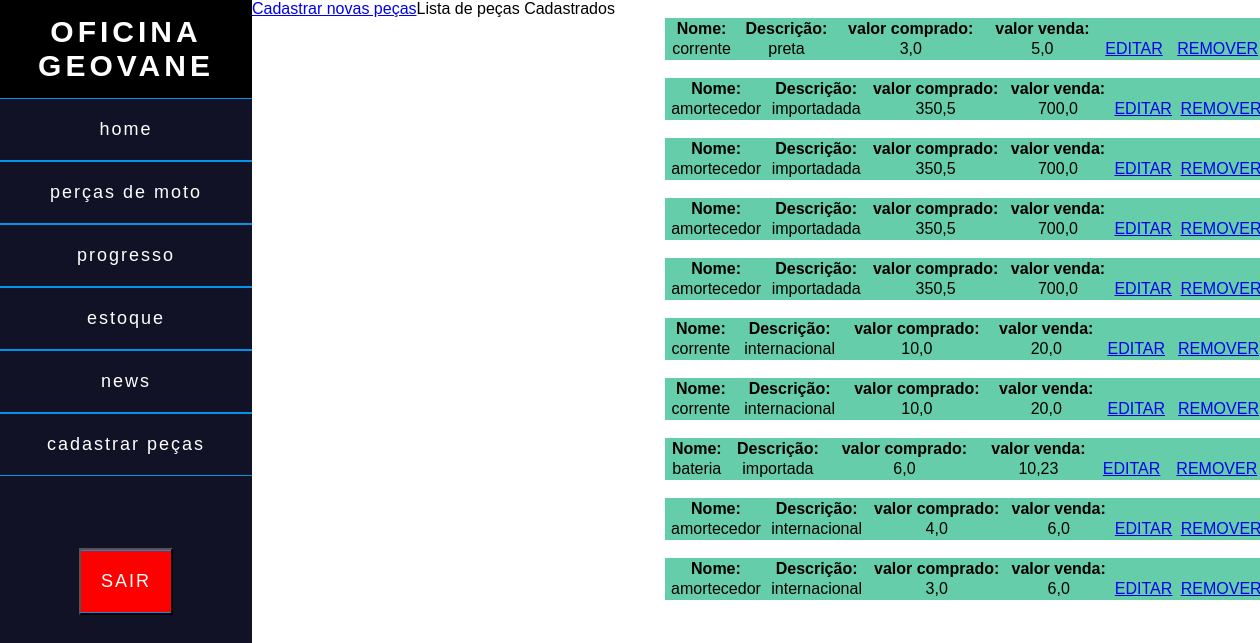
Before: /lista_percas/ with the older database file.
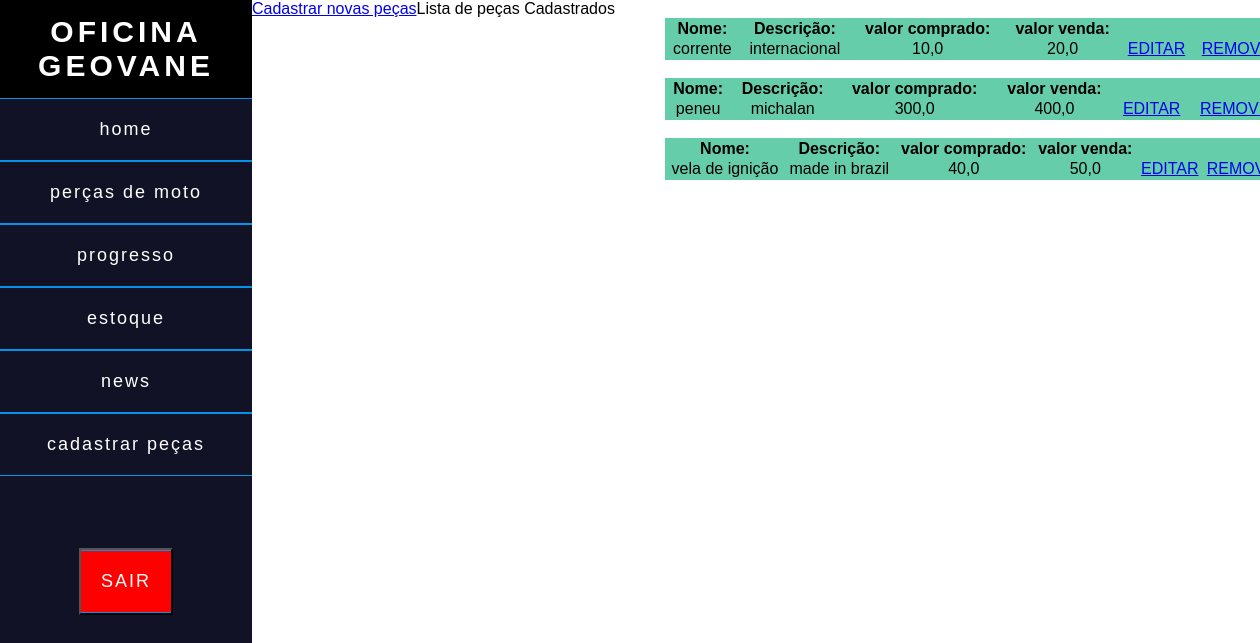
After: the same page with the newer database file.
### core/models.py (models this page shows)
class percas(models.Model):
    nome = models.CharField('nome', max_length=20)
    descricao= models.CharField('descrição', max_length=40)
    valor_compra = models.FloatField('valor_compra')
    valor_venda = models.FloatField('valor_venda')

### core/views.py (the view)
# urls.py: path('lista_percas/', lista_percas, name='lista_percas'),
def lista_percas(request):
    perca = percas.objects.all()
    contexto ={
        'todas_percas': perca
    }
    return render(request, 'lista_percas.html', contexto)

### template/lista_percas.html (shortened to what this page needs)
<!DOCTYPE html>
<html lang="en">
<head>
    <link rel="stylesheet" href="https://cdn.jsdelivr.net/npm/bootstrap-icons@1.9.1/font/bootstrap-icons.css">
</head>
<body>
    <div class="main">
        <div class="menu fixed">
            <h2 id="logo">OFICINA GEOVANE</h2>
            <a href="#">home</a>
            <a href="moto.html">perças de moto</a>
            <a href="{% url 'progresso' %}">progresso</a>
            <a href="{% url 'lista_percas' %}">estoque</a>
            <a href="#">news</a>
            <a href="{% url 'percas_cadastrar' %}">cadastrar peças</a><br><br><br><br>
            <button class="sair"><a href="#">SAIR</a> </button>
        </div>
     <div class="row mt-2">
        <div class="col-12">
        <a href="{% url 'percas_cadastrar'%}">Cadastrar novas peças</a><br><br><br>
       </div>
    </div>
    <p>Lista de peças Cadastrados</p>
    {% for percas in todas_percas %}
    <div class="row mt-5">
    <div class="card">
    <div class="card-body">
    <table class="tabela">
    <tr>
       <th>Nome:</th> <br>
       <th>Descrição:</th>
       <th>valor comprado:</th>
      <th>valor venda:</th>
    </tr>
    <tr>
        <td>{{percas.nome}}</td>
        <td>{{percas.descricao}}
        <td>{{percas.valor_compra}}</td>
        <td>{{percas.valor_venda}}</td>
        <td> <a href="{% url 'editar_percas' percas.id %}">EDITAR</a></td>
        <td><a href="{% url 'remover_percas' percas.id %}">REMOVER</a></td>
    </tr>
</table>
</div>
</div>
    {% empty %}
    <p>Nenhuma perças cadastrado</p>
    </div>
    </div>
    {% endfor %}
</body>
</html>

### template/lista_percas.html (style rules this page uses)
* { padding: 0px; margin: 0px; box-sizing: border-box; list-style: none; font-family: 'poppins', sans-serif; }
.main { width: 100%; height: 100vh; display: flex; text-align: center; }
.menu { width: 20%; background-color: #121227; }
#logo { color: #fff; font-size: 30px; letter-spacing: 4px; padding: 15px; background-color: black; }
.menu a { text-decoration: none; color: #fff; font-size: 18px; letter-spacing: 2px; display: list-item; padding: 20px; border-top: 1px solid #0093E9; border-bottom: 1px solid #0093E9; }
.sair { background-color: red; transition: 0.5s; letter-spacing: 4px; text-transform: uppercase; }
.tabela { background-color: #66CDAA; border: 2px; width: 100%; margin-left: 50px; }

Changed rows visible on the page:
removed percas: nome "corrente", descricao "preta", valor_compra "3,0", valor_venda "5,0"
removed percas: nome "amortecedor", descricao "importadada", valor_compra "350,5", valor_venda "700,0"
removed percas: nome "amortecedor", descricao "importadada", valor_compra "350,5", valor_venda "700,0"
removed percas: nome "amortecedor", descricao "importadada", valor_compra "350,5", valor_venda "700,0"
removed percas: nome "amortecedor", descricao "importadada", valor_compra "350,5", valor_venda "700,0"
removed percas: nome "corrente", descricao "internacional", valor_compra "10,0", valor_venda "20,0"
removed percas: nome "bateria", descricao "importada", valor_compra "6,0", valor_venda "10,23"
removed percas: nome "amortecedor", descricao "internacional", valor_compra "4,0", valor_venda "6,0"
removed percas: nome "amortecedor", descricao "internacional", valor_compra "3,0", valor_venda "6,0"
added percas: nome "peneu", descricao "michalan", valor_compra "300,0", valor_venda "400,0"
added percas: nome "vela de ignição", descricao "made in brazil", valor_compra "40,0", valor_venda "50,0"
